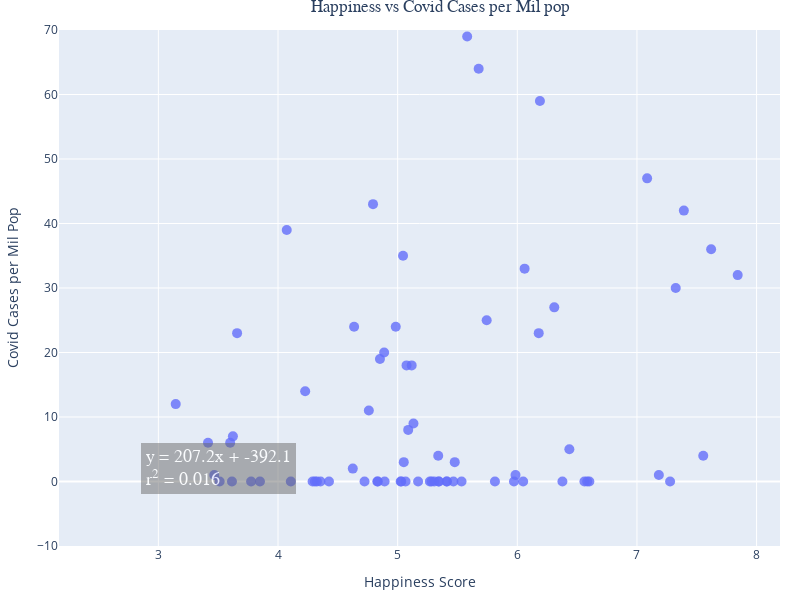

Write notebook code for a chart like this one.
### Code cell
# Covid and happiness

# Scatter plot with linear regression
fig = px.scatter(final_df, x="Happiness Score", y="Covid Cases per Mil Pop",  
                 hover_name="Country", trendline="ols",range_y=(-10,70),
                 width=800, height=600)
                 

# Get results from linear regression 
model = px.get_trendline_results(fig)
results = model.iloc[0]["px_fit_results"]
alpha = round(results.params[0],1)
beta = round(results.params[1],1)
r_squared = results.rsquared

# Create text for regression paramaters
line1 = 'y = ' + str(beta) + 'x' + ' + ' + str(alpha) 
line2 = 'r<sup>2</sup> = ' + str(round(r_squared, 3))
summary = line1 + '<br>' + line2 

# Add to the plot
fig.add_annotation(x=3.5, y=2, xref="x", yref="y", text=summary,
                   font=dict(family="Courier New, monospace", size=18, color="#ffffff"),
                   showarrow=False, align="left",
                   borderwidth=2, borderpad=4, bgcolor="rgba(100,100,100, 0.6)",
                   opacity=0.8)

# Format titles and axes
fig.update_layout(margin=dict(l=20, r=20, t=30, b=20), title_font_family="Arial", 
                  title={'text': "Happiness vs Covid Cases per Mil pop", 'y':1, 'x':0.55, 'xanchor': 'center', 'yanchor': 'top'})
fig.update_xaxes(title="Happiness Score", showgrid=True)
fig.update_yaxes(title="Covid Cases per Mil Pop", showgrid=True)
fig.update_traces(marker=dict(size=10, opacity=0.8), selector=dict(mode='markers')) # formatting of dots
fig.show()

### Figure 1 — Plotly figure (JSON) as saved in the notebook; plotly's stock layout.template omitted (floating-point values rounded to 4 significant figures; data arrays with more than 128 entries replaced by an {"elided": "..."} marker saying what was removed)
{"data": [{"hovertemplate": "<b>%{hovertext}</b><br><br>Happiness Score=%{x}<br>Covid Cases per Mil Pop=%{y}<extra></extra>", "hovertext": {"elided": "149 str values"}, "legendgroup": "", "marker": {"color": "#636efa", "opacity": 0.8, "size": 10, "symbol": "circle"}, "mode": "markers", "name": "", "orientation": "v", "showlegend": false, "type": "scatter", "x": {"elided": "149 float values"}, "xaxis": "x", "y": {"elided": "149 int values"}, "yaxis": "y"}, {"hovertemplate": "<b>OLS trendline</b><br>Covid Cases per Mil Pop = 207.194 * Happiness Score + -392.087<br>R<sup>2</sup>=0.016485<br><br>Happiness Score=%{x}<br>Covid Cases per Mil Pop=%{y} <b>(trend)</b><extra></extra>", "legendgroup": "", "marker": {"color": "#636efa", "symbol": "circle"}, "mode": "lines", "name": "", "showlegend": false, "type": "scatter", "x": {"elided": "146 float values"}, "xaxis": "x", "y": {"elided": "146 float values"}, "yaxis": "y"}], "layout": {"annotations": [{"align": "left", "bgcolor": "rgba(100,100,100, 0.6)", "borderpad": 4, "borderwidth": 2, "font": {"color": "#ffffff", "family": "Courier New, monospace", "size": 18}, "opacity": 0.8, "showarrow": false, "text": "y = 207.2x + -392.1<br>r<sup>2</sup> = 0.016", "x": 3.5, "xref": "x", "y": 2, "yref": "y"}], "height": 600, "legend": {"tracegroupgap": 0}, "margin": {"b": 20, "l": 20, "r": 20, "t": 30}, "title": {"font": {"family": "Arial"}, "text": "Happiness vs Covid Cases per Mil pop", "x": 0.55, "xanchor": "center", "y": 1, "yanchor": "top"}, "width": 800, "xaxis": {"anchor": "y", "domain": [0, 1], "showgrid": true, "title": {"text": "Happiness Score"}}, "yaxis": {"anchor": "x", "domain": [0, 1], "range": [-10, 70], "showgrid": true, "title": {"text": "Covid Cases per Mil Pop"}}}}
